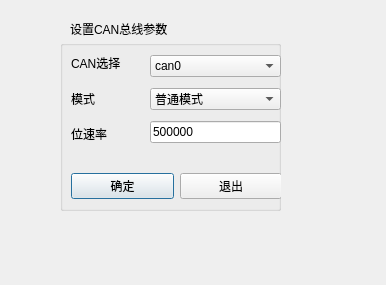
<?xml version="1.0" encoding="UTF-8"?>
<ui version="4.0">
 <class>SetCANPar</class>
 <widget class="QDialog" name="SetCANPar">
  <property name="geometry">
   <rect>
    <x>0</x>
    <y>0</y>
    <width>386</width>
    <height>285</height>
   </rect>
  </property>
  <property name="windowTitle">
   <string>Dialog</string>
  </property>
  <widget class="QGroupBox" name="gB_SetPar">
   <property name="enabled">
    <bool>true</bool>
   </property>
   <property name="geometry">
    <rect>
     <x>60</x>
     <y>40</y>
     <width>221</width>
     <height>171</height>
    </rect>
   </property>
   <property name="title">
    <string/>
   </property>
   <widget class="QWidget" name="layoutWidget">
    <property name="geometry">
     <rect>
      <x>90</x>
      <y>10</y>
      <width>131</width>
      <height>101</height>
     </rect>
    </property>
    <layout class="QVBoxLayout" name="verticalLayout_2">
     <item>
      <widget class="QComboBox" name="cB_Can">
       <item>
        <property name="text">
         <string>can0</string>
        </property>
       </item>
       <item>
        <property name="text">
         <string>can1</string>
        </property>
       </item>
      </widget>
     </item>
     <item>
      <widget class="QComboBox" name="cB_Mode">
       <item>
        <property name="text">
         <string>普通模式</string>
        </property>
       </item>
      </widget>
     </item>
     <item>
      <widget class="QLineEdit" name="lE_Bitrate">
       <property name="enabled">
        <bool>true</bool>
       </property>
       <property name="text">
        <string>500000</string>
       </property>
      </widget>
     </item>
    </layout>
   </widget>
   <widget class="QWidget" name="layoutWidget">
    <property name="geometry">
     <rect>
      <x>11</x>
      <y>8</y>
      <width>62</width>
      <height>101</height>
     </rect>
    </property>
    <layout class="QVBoxLayout" name="verticalLayout">
     <item>
      <widget class="QLabel" name="l_Can">
       <property name="text">
        <string>CAN选择</string>
       </property>
      </widget>
     </item>
     <item>
      <widget class="QLabel" name="lb_Mode">
       <property name="text">
        <string>模式</string>
       </property>
      </widget>
     </item>
     <item>
      <widget class="QLabel" name="l_Bit">
       <property name="text">
        <string>位速率</string>
       </property>
      </widget>
     </item>
    </layout>
   </widget>
   <widget class="QWidget" name="layoutWidget">
    <property name="geometry">
     <rect>
      <x>11</x>
      <y>131</y>
      <width>211</width>
      <height>30</height>
     </rect>
    </property>
    <layout class="QHBoxLayout" name="horizontalLayout">
     <item>
      <widget class="QPushButton" name="pB_Comfirm">
       <property name="text">
        <string>确定</string>
       </property>
      </widget>
     </item>
     <item>
      <widget class="QPushButton" name="pB_Cancel">
       <property name="text">
        <string>退出</string>
       </property>
      </widget>
     </item>
    </layout>
   </widget>
  </widget>
  <widget class="QLabel" name="label">
   <property name="geometry">
    <rect>
     <x>70</x>
     <y>20</y>
     <width>131</width>
     <height>17</height>
    </rect>
   </property>
   <property name="text">
    <string>设置CAN总线参数</string>
   </property>
  </widget>
 </widget>
 <resources/>
 <connections/>
</ui>
